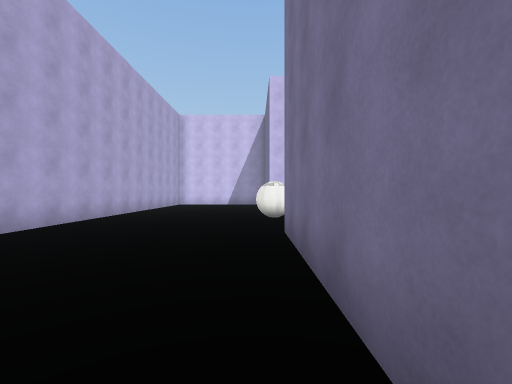
[1] (above)

20 first-person views from a walk through a 3-D level made in the Unity game engine. The camera is 1.4 m above the floor, looks level and sees 90° across. The floor is counted in squares, 2 m on a side. Each view is taken from the middle of a square. On the plan, view 1 faces up. The plan holds only what a view shows up to about 9 squares ahead; the rest is blank. The place goes on beyond the plan. The player character is not drawn. Surface patterns are stand-ins for the level's own textures.

[2]
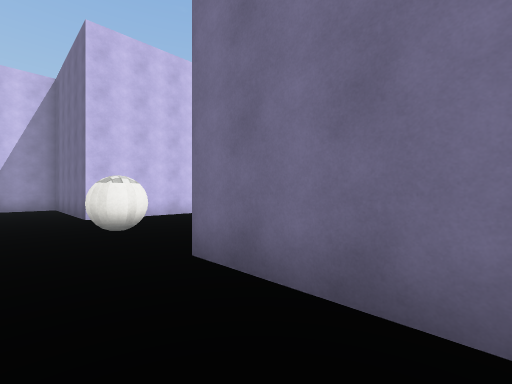

[3]
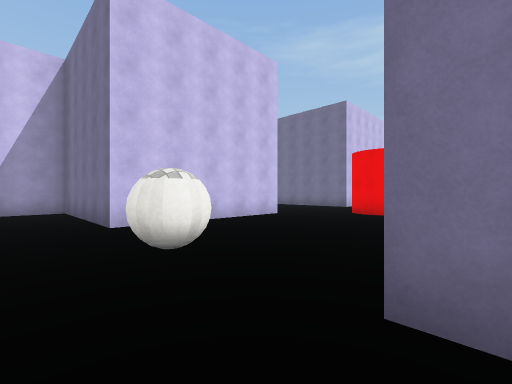

[4]
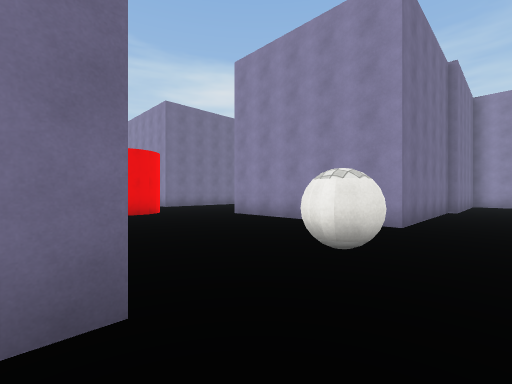

[5]
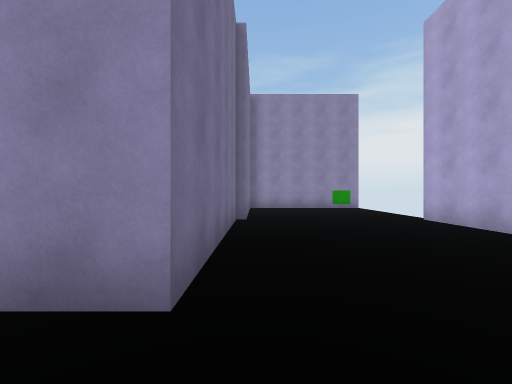

[6]
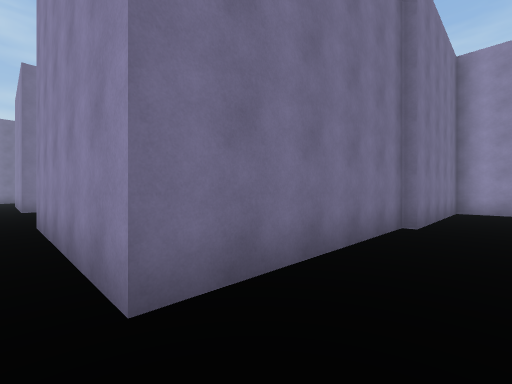

[7]
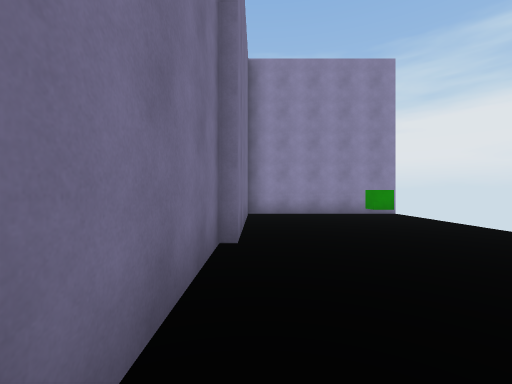

[8]
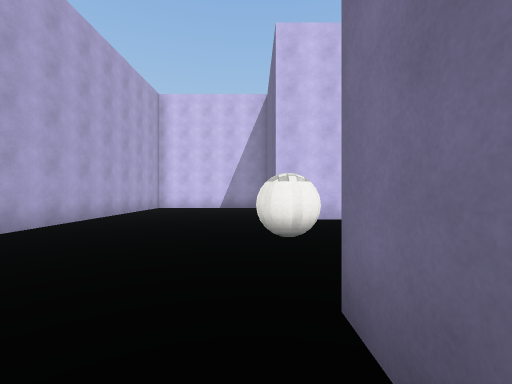

[9]
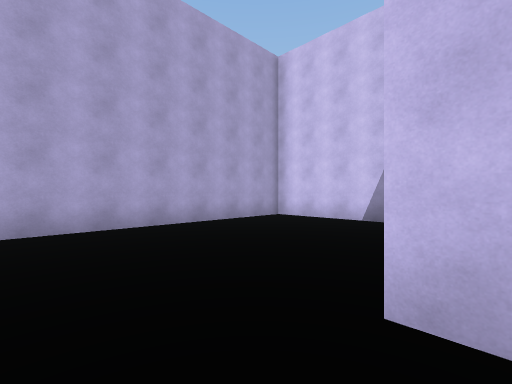

[10]
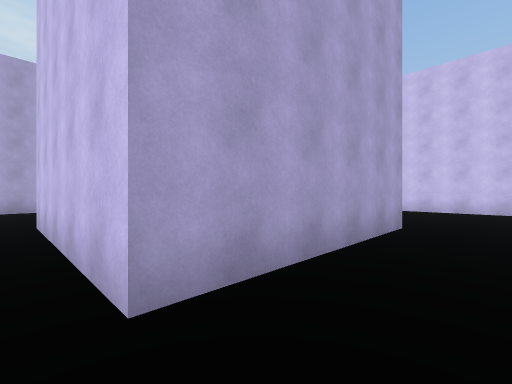

[11]
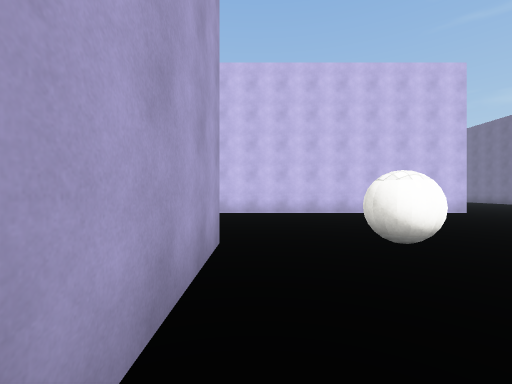

[12]
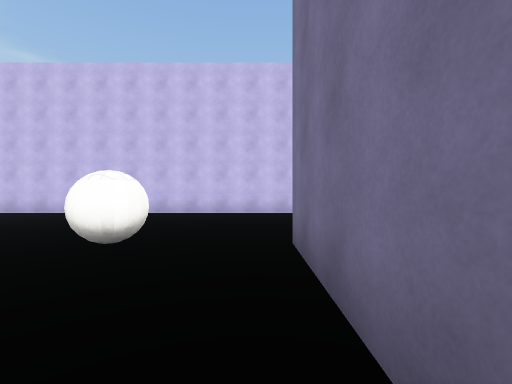

[13]
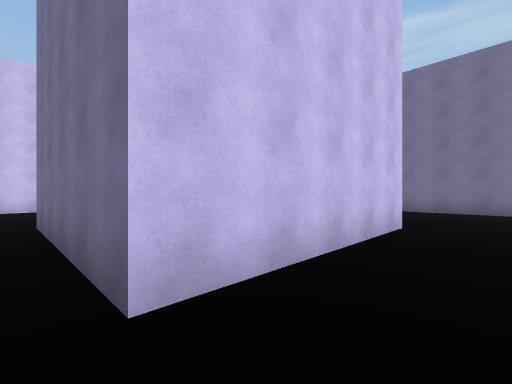

[14]
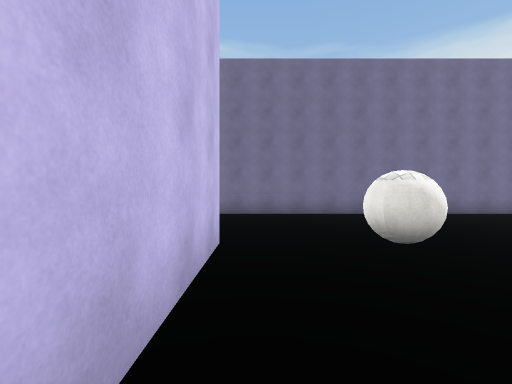

[15]
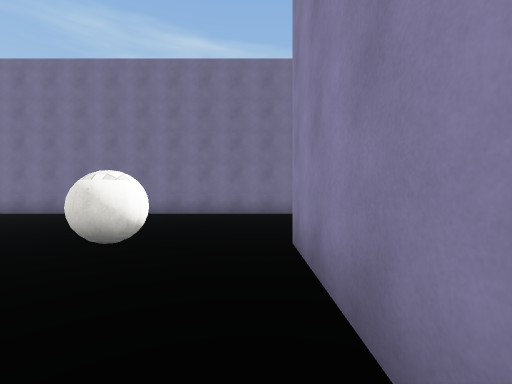

[16]
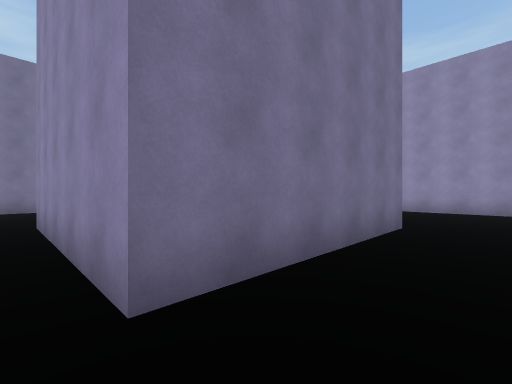

[17]
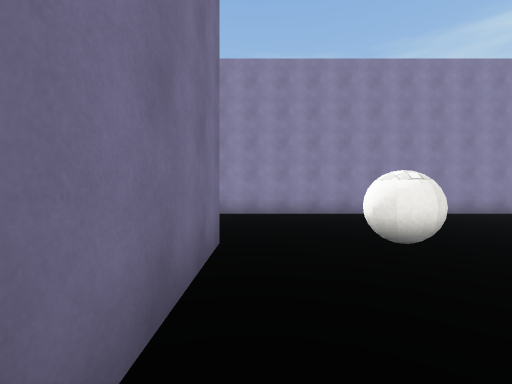

[18]
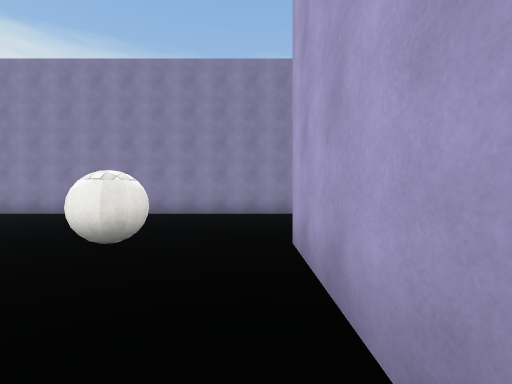

[19]
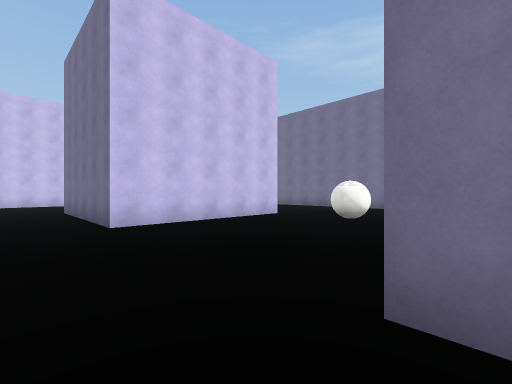

[20]
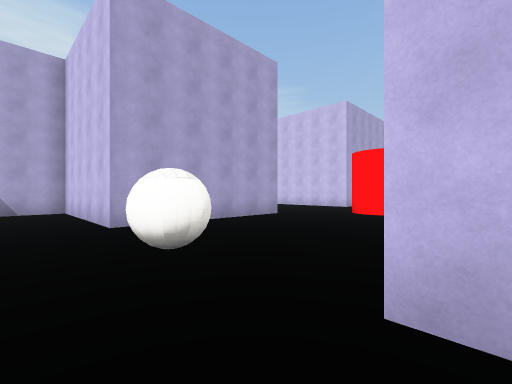

### Floor plan
Points are (right, up) in squares from view 1. A wall is a line through its corners. A room is listed if a view was taken in it or the views show most of it. See-through windows are left out.
Room 1 (views 1, 2, 3, 4, 5, 6, 7, 8, 9)
walls: (-4.2, 1.8) (-4.2, -0.5); (0.5, -0.5) (0.5, 4.5) (5.5, 4.5) (5.5, 3.5); (5.5, 9.5) (0.5, 9.5) (0.5, 14.3) (-4.2, 14.3) (-4.2, 4.2); (7, 6.9) (7.1, 7.4); (-4.5, -5.3) (0.2, -5.3) (0.2, -0.5)
ways out: opening at (6.6, 5.8) to room 2
objects: green cube (-3, -4); ball (0, 7) to (1, 7)
Room 2 (views 10, 11, 12, 13, 14, 15, 16, 17, 18, 19, 20)
walls: (15.5, 9.5) (10.5, 9.5) (10.5, 14.5); (5.5, 3.5) (5.5, -0.5) (0.8, -0.5) (0.8, -2); (5.5, 14.5) (5.5, 9.5); (11, -0.5) (10.5, -0.5) (10.5, 4.5) (15.5, 4.5); (13, 19.5) (1.5, 19.5); (20.3, 0.8) (20.3, 13.2); (1.8, -5.3) (14.2, -5.3)
ways out: opening at (6.6, 5.8) to room 1
objects: ball (8, -1) to (8, 0); ball (8, 14) to (8, 15); ball (15, 7) to (16, 7)

Positions as (right, up) in squares from view 1, and headings:
1: (0, 0), facing up
2: (-1, 2), facing up-right
3: (-1, 4), facing up-right
4: (-1, 10), facing down-right
5: (0, 6), facing down
6: (-1, 5), facing down-right
7: (0, 3), facing down
8: (0, 3), facing up
9: (1, 8), facing up-left
10: (7, 9), facing up-left
11: (6, 11), facing up
12: (10, 11), facing up
13: (10, 8), facing up-right
14: (12, 9), facing right
15: (12, 5), facing right
16: (9, 5), facing down-right
17: (10, 3), facing down
18: (6, 3), facing down
19: (9, 4), facing up-right
20: (11, -2), facing up-left
